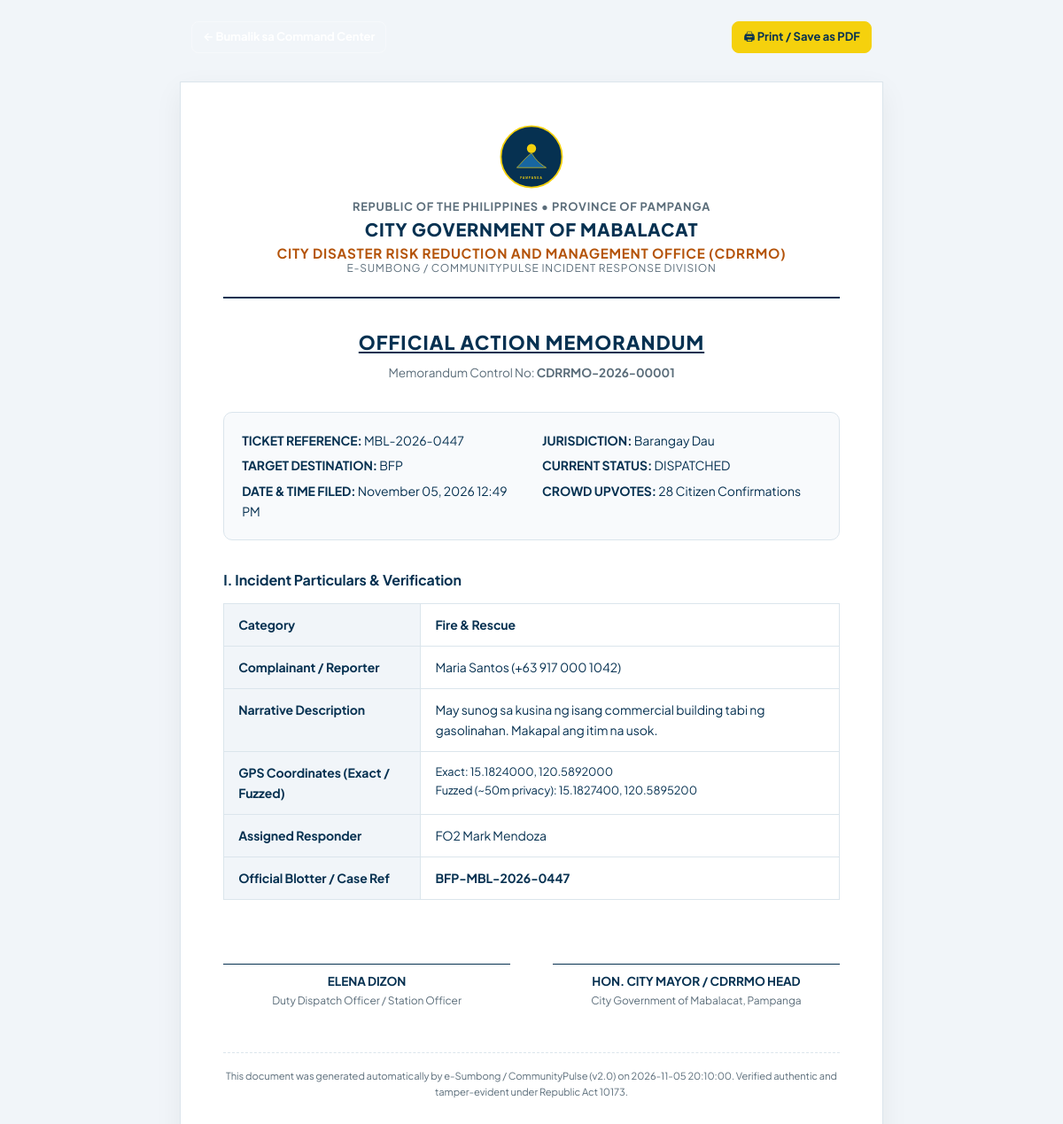
Page /superadmin/generate-memo.php?report_id=1 (signed in) on the committed database.
### tables this page shows
CREATE TABLE IF NOT EXISTS `reports` (
  `id` INT UNSIGNED AUTO_INCREMENT PRIMARY KEY,
  `ticket_no` VARCHAR(50) NOT NULL UNIQUE,
  `user_id` INT UNSIGNED NOT NULL,
  `barangay_id` INT UNSIGNED NOT NULL,
  
   
  `target_portal` ENUM('barangay', 'bfp', 'pnp', 'medical') NOT NULL DEFAULT 'barangay',
  
  `category` VARCHAR(100) NOT NULL,
  `priority` ENUM('emergency', 'high', 'medium', 'low') NOT NULL DEFAULT 'medium',
  `description` TEXT NOT NULL,
  `address` VARCHAR(255) NOT NULL DEFAULT '',
  `evidence_photo` VARCHAR(255) DEFAULT NULL,
  
   
  `latitude` DECIMAL(10, 7) NOT NULL DEFAULT 15.181000,
  `longitude` DECIMAL(10, 7) NOT NULL DEFAULT 120.588000,
  
   
  `fuzzed_lat` DECIMAL(10, 7) NOT NULL DEFAULT 15.181000,
  `fuzzed_lng` DECIMAL(10, 7) NOT NULL DEFAULT 120.588000,
  
   
  `upvotes_count` INT UNSIGNED NOT NULL DEFAULT 1,
  
   
  `status` ENUM('Pending', 'Dispatched', 'On-Scene', 'Waiting Confirmation', 'Resolved', 'Closed', 'False Alarm') NOT NULL DEFAULT 'Pending',
  
   
  `assigned_responder_id` INT UNSIGNED DEFAULT NULL,
  `dispatched_at` DATETIME DEFAULT NULL,
  `arrived_at` DATETIME DEFAULT NULL,
  
   
  `resolution_photo` VARCHAR(255) DEFAULT NULL,
  `resolution_remarks` TEXT DEFAULT NULL,
  `official_ref_no` VARCHAR(100) DEFAULT NULL,
  `resolved_uploaded_at` DATETIME DEFAULT NULL,
  `closed_at` DATETIME DEFAULT NULL,
  `created_at` TIMESTAMP NOT NULL DEFAULT CURRENT_TIMESTAMP,
  
  FOREIGN KEY (`user_id`) REFERENCES `users`(`id`),
  FOREIGN KEY (`barangay_id`) REFERENCES `barangays`(`id`),
  FOREIGN KEY (`assigned_responder_id`) REFERENCES `users`(`id`) ON DELETE SET NULL
);

CREATE TABLE IF NOT EXISTS `barangays` (
  `id` INT UNSIGNED AUTO_INCREMENT PRIMARY KEY,
  `name` VARCHAR(100) NOT NULL UNIQUE,
  `zone` ENUM('North', 'Central', 'South') NOT NULL DEFAULT 'North',
  `captain` VARCHAR(120) NOT NULL DEFAULT '',
  `hotline` VARCHAR(40) NOT NULL DEFAULT ''
);

CREATE TABLE IF NOT EXISTS `users` (
  `id` INT UNSIGNED AUTO_INCREMENT PRIMARY KEY,
  `full_name` VARCHAR(150) NOT NULL,
  `email` VARCHAR(150) NOT NULL UNIQUE,
  `phone` VARCHAR(40) NOT NULL DEFAULT '',
  `password_hash` VARCHAR(255) NOT NULL,
  
   
  `role` ENUM('super_admin', 'agency_admin', 'mini_admin', 'responder', 'citizen') NOT NULL DEFAULT 'citizen',
  
   
  `agency_type` ENUM('bfp', 'pnp', 'medical') DEFAULT NULL,
  
   
  `barangay_id` INT UNSIGNED DEFAULT NULL,
  
   
  `kyc_status` ENUM('pending', 'verified', 'rejected') NOT NULL DEFAULT 'pending',
  `kyc_id_image` VARCHAR(255) DEFAULT NULL,
  
   
  `is_on_duty` TINYINT(1) NOT NULL DEFAULT 1,
  `duty_status` ENUM('available', 'dispatched', 'en_route', 'on_site', 'off_duty') NOT NULL DEFAULT 'available',
  `unit_callsign` VARCHAR(50) DEFAULT NULL,
  `rank_title` VARCHAR(100) DEFAULT NULL,
  
   
  `strike_count` INT UNSIGNED NOT NULL DEFAULT 0,
  `email_verified` TINYINT(1) NOT NULL DEFAULT 1,
  `otp_code` VARCHAR(10) DEFAULT NULL,
  `otp_expires_at` DATETIME DEFAULT NULL,
  `created_at` TIMESTAMP NOT NULL DEFAULT CURRENT_TIMESTAMP,
  
  FOREIGN KEY (`barangay_id`) REFERENCES `barangays`(`id`) ON DELETE SET NULL
);

### public/superadmin/generate-memo.php (the view, shortened to what this page needs)
<?php
require_once __DIR__ . '/../../src/config/database.php';
$reportId = $_GET['report_id'] ?? null;
$stmt = $pdo->prepare("
    SELECT r.*, b.name as barangay_name, u.full_name as reporter_name, u.email as reporter_email, u.phone as reporter_phone,
           resp.full_name as responder_name
    FROM reports r
    JOIN barangays b ON r.barangay_id = b.id
    JOIN users u ON r.user_id = u.id
    LEFT JOIN users resp ON r.assigned_responder_id = resp.id
    WHERE r.id = ?
");
$stmt->execute([$reportId]);
$report = $stmt->fetch(PDO::FETCH_ASSOC);
$memoNo = "CDRRMO-" . date('Y') . "-" . str_pad($report['id'], 5, '0', STR_PAD_LEFT);
?>
<!DOCTYPE html>
<html lang="en">
<head>
<link rel="stylesheet" href="../assets/css/site.css">
</head>
<body data-route="/superadmin/memo" style="background: #f1f5f9;">
<div class="no-print" style="max-width: 800px; margin: 1.5rem auto 0 auto; display: flex; justify-content: space-between; align-items: center; padding: 0 1rem;">
  <a href="dashboard.php" class="btn btn-outline-light btn-sm">&larr; Bumalik sa Command Center</a>
  <div style="display:flex; gap:0.5rem;">
    <button onclick="window.print()" class="btn btn-gold btn-sm">&#128424; Print / Save as PDF</button>
  </div>
</div>
<div class="memo-sheet">
  <div class="memo-gov">
    <div class="memo-title-block">
      <div style="font-size: 0.8rem; font-weight: 700; color: var(--muted);">Republic of the Philippines &bull; Province of Pampanga</div>
      <div style="font-size: 1.25rem; font-weight: 800; color: var(--navy); margin: 0.25rem 0;">CITY GOVERNMENT OF MABALACAT</div>
      <div style="font-size: 0.95rem; font-weight: 700; color: #b45309;">City Disaster Risk Reduction and Management Office (CDRRMO)</div>
      <div style="font-size: 0.75rem; color: var(--muted); font-family: var(--font-mono);">e-Sumbong / CommunityPulse Incident Response Division</div>
    </div>
  </div>
  <div style="text-align: center; margin-bottom: 2rem;">
    <h1 style="font-size: 1.35rem; font-weight: 800; text-transform: uppercase; letter-spacing: 0.05em; text-decoration: underline;">
      Official Action Memorandum
    </h1>
    <div style="font-size: 0.85rem; font-family: var(--font-mono); color: var(--muted); margin-top: 0.35rem;">
      Memorandum Control No: <strong><?= $memoNo ?></strong>
    </div>
  </div>
  <div class="memo-meta-grid">
    <div>
      <div><strong>TICKET REFERENCE:</strong> <span style="font-family: var(--font-mono);"><?= htmlspecialchars($report['ticket_no']) ?></span></div>
      <div style="margin-top: 0.35rem;"><strong>TARGET DESTINATION:</strong> <?= strtoupper($report['target_portal']) ?></div>
      <div style="margin-top: 0.35rem;"><strong>DATE & TIME FILED:</strong> <?= date('F d, Y h:i A', strtotime($report['created_at'])) ?></div>
    </div>
    <div>
      <div><strong>JURISDICTION:</strong> Barangay <?= htmlspecialchars($report['barangay_name']) ?></div>
      <div style="margin-top: 0.35rem;"><strong>CURRENT STATUS:</strong> <?= strtoupper($report['status']) ?></div>
      <div style="margin-top: 0.35rem;"><strong>CROWD UPVOTES:</strong> <?= $report['upvotes_count'] ?> Citizen Confirmations</div>
    </div>
  </div>
  <h3 style="font-size: 1rem; font-weight: 700; margin-bottom: 0.75rem; color: var(--navy);">I. Incident Particulars & Verification</h3>
  <table class="memo-table">
    <tr>
      <th style="width: 25%;">Category</th>
      <td><strong><?= htmlspecialchars($report['category']) ?></strong></td>
    </tr>
    <tr>
      <th>Complainant / Reporter</th>
      <td><?= htmlspecialchars($report['reporter_name']) ?> (<?= htmlspecialchars($report['reporter_phone']) ?>)</td>
    </tr>
    <tr>
      <th>Narrative Description</th>
      <td><?= nl2br(htmlspecialchars($report['description'])) ?></td>
    </tr>
    <tr>
      <th>GPS Coordinates (Exact / Fuzzed)</th>
      <td style="font-family: var(--font-mono); font-size: 0.8rem;">
        Exact: <?= $report['latitude'] ?>, <?= $report['longitude'] ?><br>
        Fuzzed (~50m privacy): <?= $report['fuzzed_lat'] ?>, <?= $report['fuzzed_lng'] ?>
      </td>
    </tr>
    <tr>
      <th>Assigned Responder</th>
      <td><?= htmlspecialchars($report['responder_name'] ?? 'None / Pending First-to-Accept Broadcast') ?></td>
    </tr>
    <?php if ($report['official_ref_no']): ?>
      <tr>
        <th>Official Blotter / Case Ref</th>
        <td style="font-family: var(--font-mono); font-weight: 700;"><?= htmlspecialchars($report['official_ref_no']) ?></td>
      </tr>
    <?php endif; ?>
  </table>
  <div class="memo-sign-row">
    <div class="sign-box">
      <div style="font-size: 0.85rem; font-weight: 700; text-transform: uppercase;">
        <?= htmlspecialchars($_SESSION['full_name'] ?? 'Command Duty Officer') ?>
      </div>
      <div style="font-size: 0.75rem; color: var(--muted);">Duty Dispatch Officer / Station Officer</div>
    </div>
    <div class="sign-box">
      <div style="font-size: 0.85rem; font-weight: 700; text-transform: uppercase;">
        Hon. City Mayor / CDRRMO Head
      </div>
      <div style="font-size: 0.75rem; color: var(--muted);">City Government of Mabalacat, Pampanga</div>
    </div>
  </div>
  <div style="margin-top: 3rem; text-align: center; font-size: 0.7rem; color: var(--muted); border-top: 1px dashed var(--line); padding-top: 1rem;">
    This document was generated automatically by e-Sumbong / CommunityPulse (v2.0) on <?= date('Y-m-d H:i:s') ?>. Verified authentic and tamper-evident under Republic Act 10173.
  </div>
</div>
</body>
</html>

### public/superadmin/generate-memo.php (style rules this page uses)
.memo-sheet { max-width: 800px; margin: 2rem auto; background: #ffffff; padding: 3rem; border-radius: var(--radius-md); border: 1px solid var(--line); box-shadow: 0 10px 30px rgba(0,0,0,0.06); font-family: var(--font-sans); color: var(--navy); }
.memo-gov { text-align: center; border-bottom: 2px solid var(--navy); padding-bottom: 1.5rem; margin-bottom: 2rem; }
.memo-seal { width: 72px; height: 72px; margin: 0 auto 0.75rem auto; }
.memo-title-block { text-transform: uppercase; letter-spacing: 0.05em; }
.memo-meta-grid { display: grid; grid-template-columns: 1fr 1fr; gap: 1.5rem; background: #f8fafc; padding: 1.25rem; border-radius: var(--radius-sm); margin-bottom: 2rem; border: 1px solid var(--line); font-size: 0.875rem; }
.memo-table { width: 100%; border-collapse: collapse; margin-bottom: 2rem; font-size: 0.875rem; }
.memo-table th, .memo-table td { padding: 0.75rem 1rem; border: 1px solid var(--line); }
.memo-table th { background: #f1f5f9; text-align: left; font-weight: 700; color: var(--navy); }
.memo-sign-row { display: grid; grid-template-columns: 1fr 1fr; gap: 3rem; margin-top: 3.5rem; padding-top: 1rem; }
.sign-box { border-top: 1px solid var(--navy); padding-top: 0.5rem; text-align: center; }

### rows in the picture
reports: id "CDRRMO-2026-00001", ticket_no "MBL-2026-0447", target_portal "BFP", created_at "November 05, 2026 12:49 PM", barangay.name "Dau", status "DISPATCHED", upvotes_count "28", category "Fire & Rescue", user.full_name "Maria Santos", user.phone "+63 917 000 1042", description "May sunog sa kusina ng isang commercial building tabi ng gasolinahan. Makapal ang itim na usok.", latitude "15.1824000", longitude "120.5892000", fuzzed_lat "15.1827400", fuzzed_lng "120.5895200", assigned_responder.full_name "FO2 Mark Mendoza", official_ref_no "BFP-MBL-2026-0447"

### other values in the picture
$_SESSION['full_name'] "ELENA DIZON"
